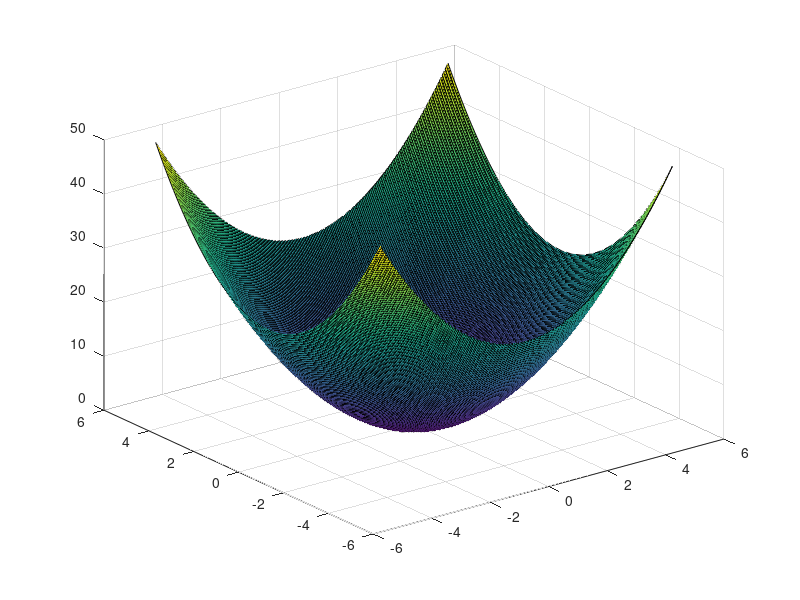

Here is the MATLAB script that generated this plot: (Note: this script raises an error after producing the figure.)

%% Solo darle run a todo el script para ejecutar correctamente
% Tener script sphere.m en la misma carpeta

close all

%  esp=[[-5:0.05:5]' [-5:0.05:5]'];
%  for i=1:size(Rangox1,2)
%      fun(i)=sphere([esp(i,1),esp(i,2)]);
%  end
%  
Rangox1=-5:0.05:5;
Rangox2=Rangox1;
[X1,X2]=meshgrid(Rangox1,Rangox2);
z=X1.^2+X2.^2;
surf(X1,X2,z)

%%
lb = [-5,-5];
ub = [5,5];
x0=[4,4];  %starting guess
options = optimoptions(@fminunc,'Algorithm','quasi-newton');
[x,fval,exitflag,output]=fminunc(@sphere,x0,options)
